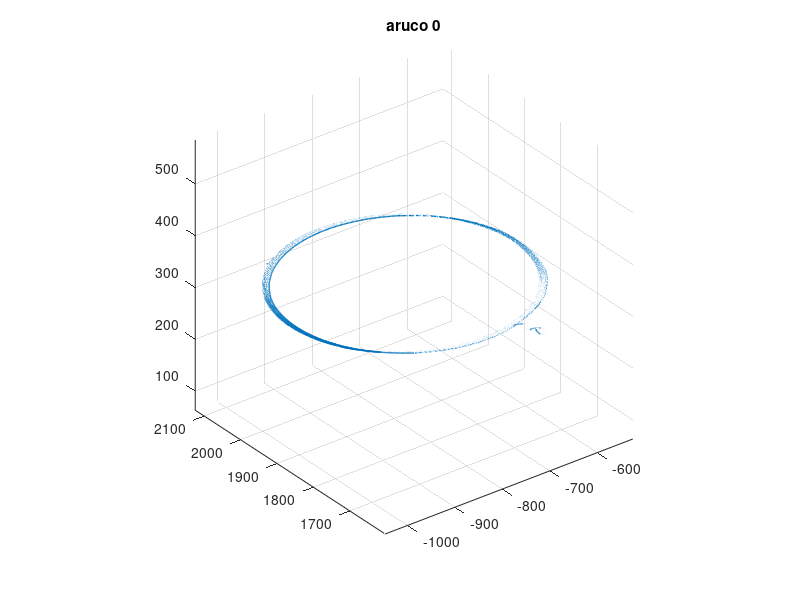

This figure's MATLAB source:
clc
clear all

%% load data
% Time center:X center:Y center:Z x_axis:X x_axis:Y x_axis:Z y_axis:X y_axis:Y y_axis:Z
ar = load("mocap/mocap_2022_01_28_rot.txt");


tot_tick = length(ar);

%% find start transform
% average quaternion and translation

%% express points in start axis

%% plot path
st = 1;   %% start tick
et = tot_tick;  %% end tick

figure(11)
subplot(1,1,1)
plot3(ar(st:et,2), ar(st:et,3), ar(st:et,4), 'LineWidth',1)
title('aruco 0')
hold on
axis equal
hold off
grid on


